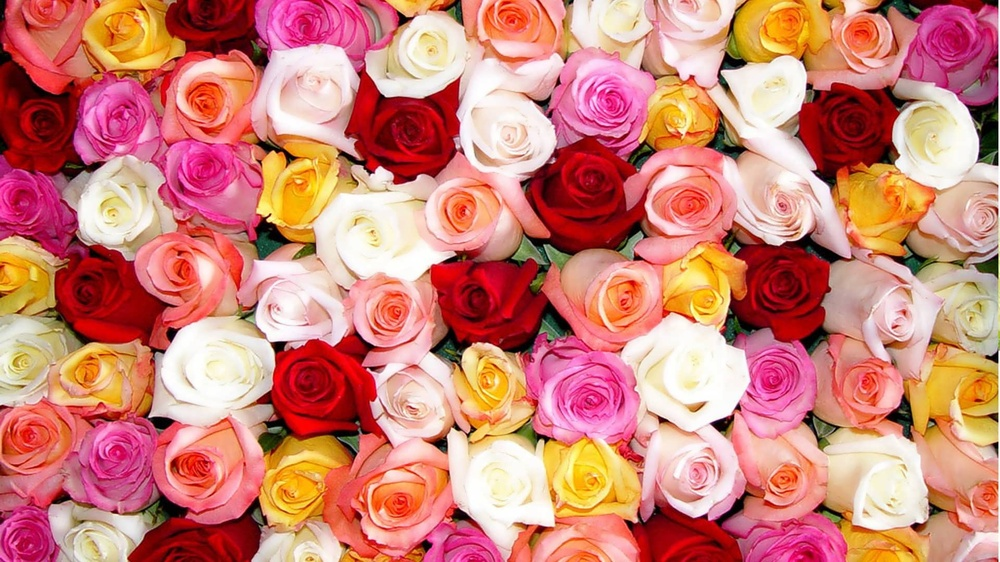
#> input picture images/flowers.jpg, 1000 x 562 px, shrunk from 1920 x 1080 before the run
$ jupyter execute '3. Color Spaces.ipynb'
#> lines starting #> are read from the running program, lines starting #| are printed output that depends on the picture
# **Color Spaces**

In this lesson we'll learn to:
1. View the individual channels of an RGB Image
2. Manipulate a color space
3. Introduce HSV Color Spaces

[cell 1]
# Our Setup, Import Libaries, Create our Imshow Function
import cv2
import numpy as np
from matplotlib import pyplot as plt

# Define our imshow function
def imshow(title = "Image", image = None, size = 10):
    w, h = image.shape[0], image.shape[1]
    aspect_ratio = w/h
    plt.figure(figsize=(size * aspect_ratio,size))
    plt.imshow(cv2.cvtColor(image, cv2.COLOR_BGR2RGB))
    plt.title(title)
    plt.show()

[cell 2]
# Load our input image
image = cv2.imread('./images/flowers.jpg')
#> image is the input picture: shape (562, 1000, 3); mean B, G, R 117.2, 129.6, 207.1

# Use cv2.split to get each color space separately
B, G, R = cv2.split(image)
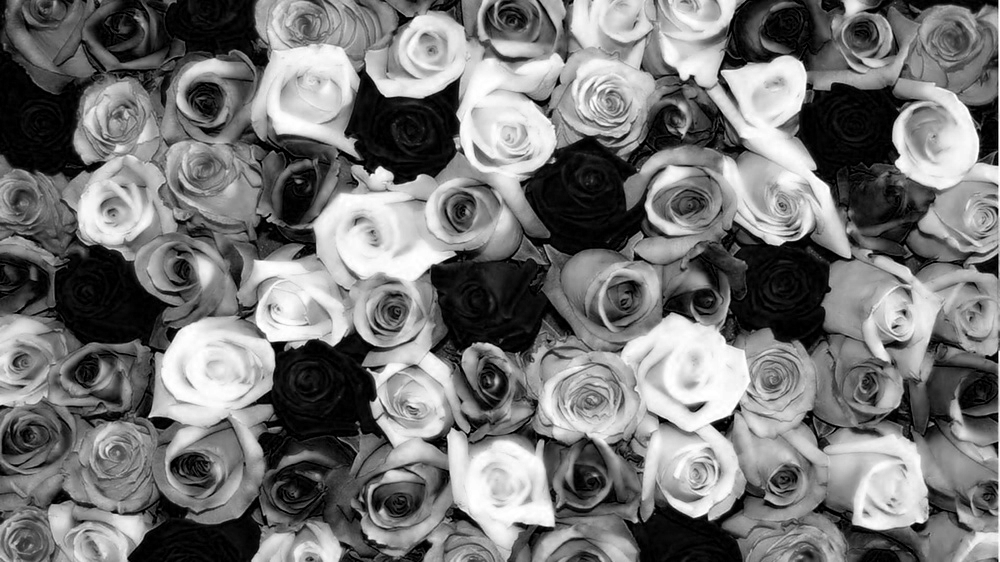
#> B: shape (562, 1000); min 0, max 255, mean 117.2
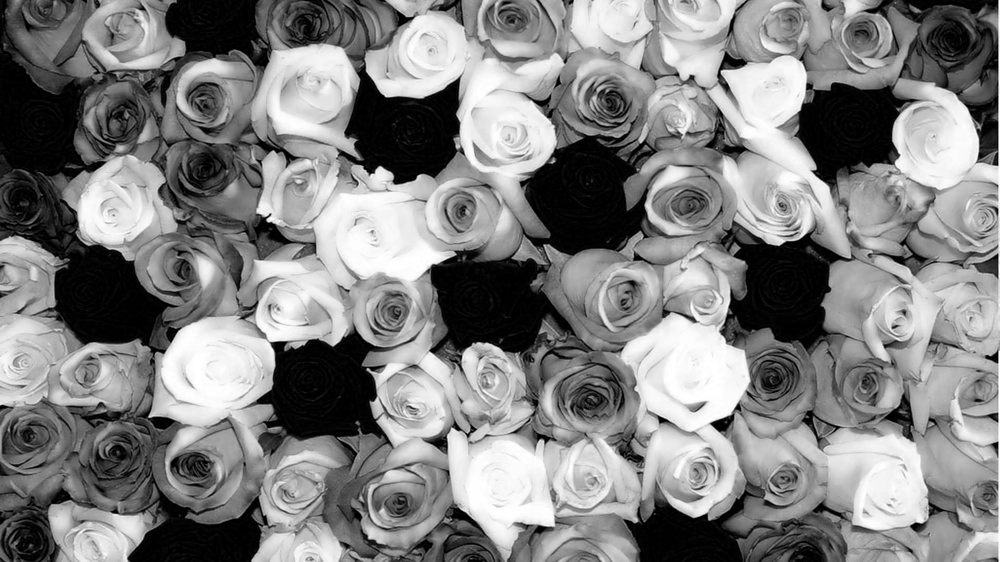
#> G: shape (562, 1000); min 0, max 255, mean 129.6
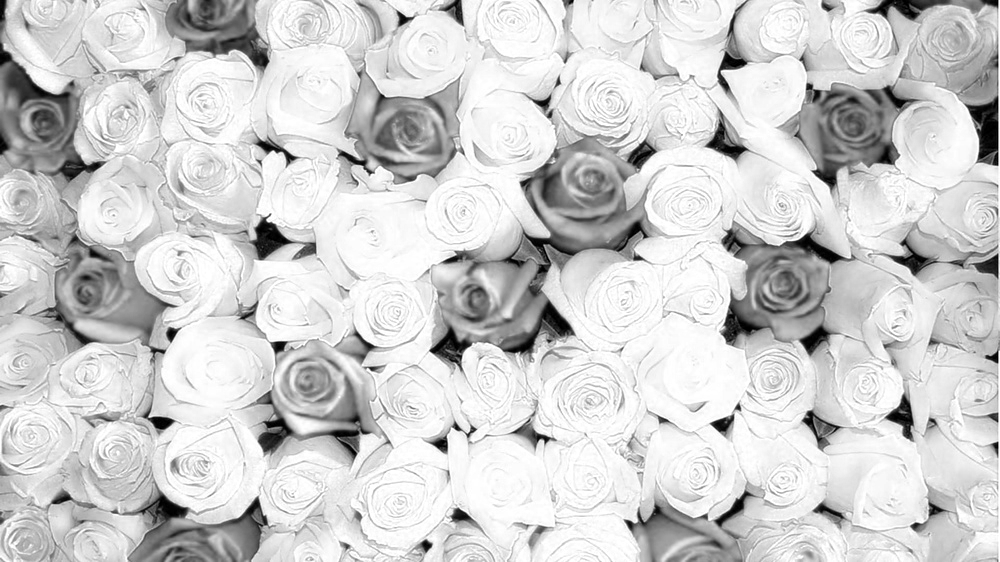
#> R: shape (562, 1000); min 0, max 255, mean 207.1
print(B.shape)
#| (562, 1000)
print(G.shape)
#| (562, 1000)
print(R.shape)
#| (562, 1000)

[cell 3]
# Each color space on it's on will look like a grayscale as it lacks the other color channels
imshow("Blue Channel Only", B)

[cell 4]
import numpy as np

# Let's create a matrix of zeros
# with dimensions of the image h x w
zeros = np.zeros(image.shape[:2], dtype = "uint8")
#                          B     G     R
imshow("Red", cv2.merge([zeros, zeros, R]))
imshow("Green", cv2.merge([zeros, G, zeros]))
imshow("Blue", cv2.merge([B, zeros, zeros]))
#> call 4 of imshow, with title = 'Blue', size = 10
#> in imshow (call 4), `plt.imshow(cv2.cvtColor(image, cv2.COLOR_BGR2RGB))`:
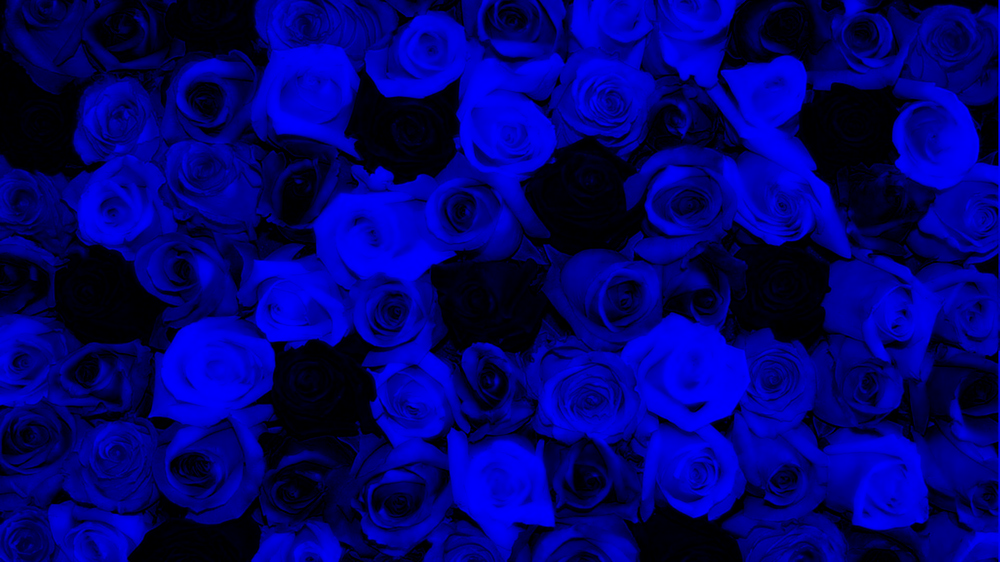
#> image: shape (562, 1000, 3); mean of channels 0, 1, 2 117.2, 0, 0; drawn as B, G, R

[cell 5]
image = cv2.imread('./images/flowers.jpg')

# OpenCV's 'split' function splites the image into each color index
B, G, R = cv2.split(image)

# Let's re-make the original image,
merged = cv2.merge([B, G, zeros])
imshow("Merged", merged)

[cell 6]
# Let's amplify the blue color
merged = cv2.merge([B+100, G, R])
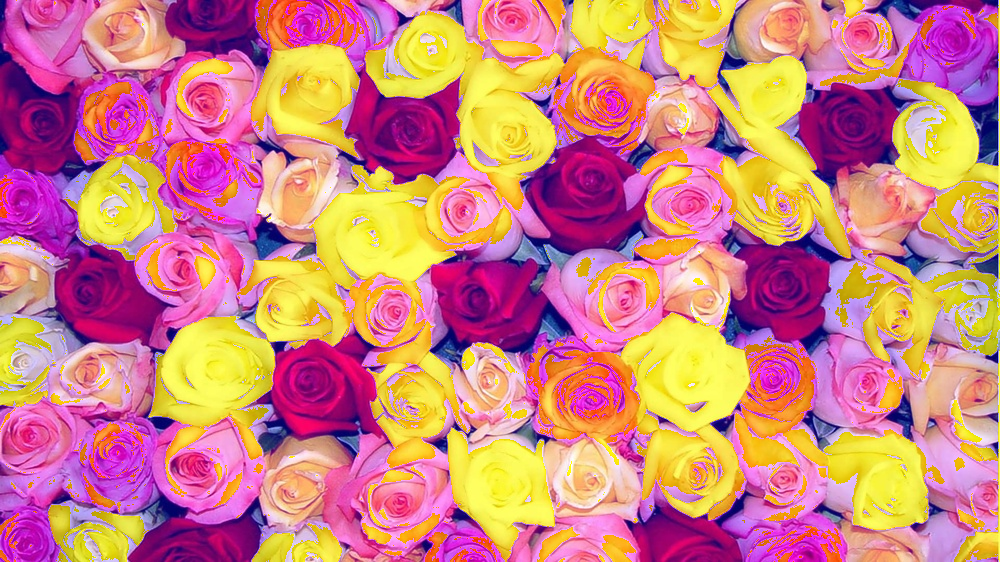
#> merged: shape (562, 1000, 3); mean B, G, R 127.4, 129.6, 207.1
imshow("Blue Boost", merged)

## **The HSV Color Space**

- Hue: 0 - 179
- Saturation: 0 - 255
- Value (Intensity): 0 - 255

[cell 7]
# Reload our image
image = cv2.imread('./images/flowers.jpg')

# Convert to HSV
hsv_image = cv2.cvtColor(image, cv2.COLOR_BGR2HSV)
#> hsv_image: shape (562, 1000, 3); mean H, S, V 70.9, 134.9, 207.3
imshow('HSV', hsv_image)
#> in imshow (call 7), `plt.show()`:
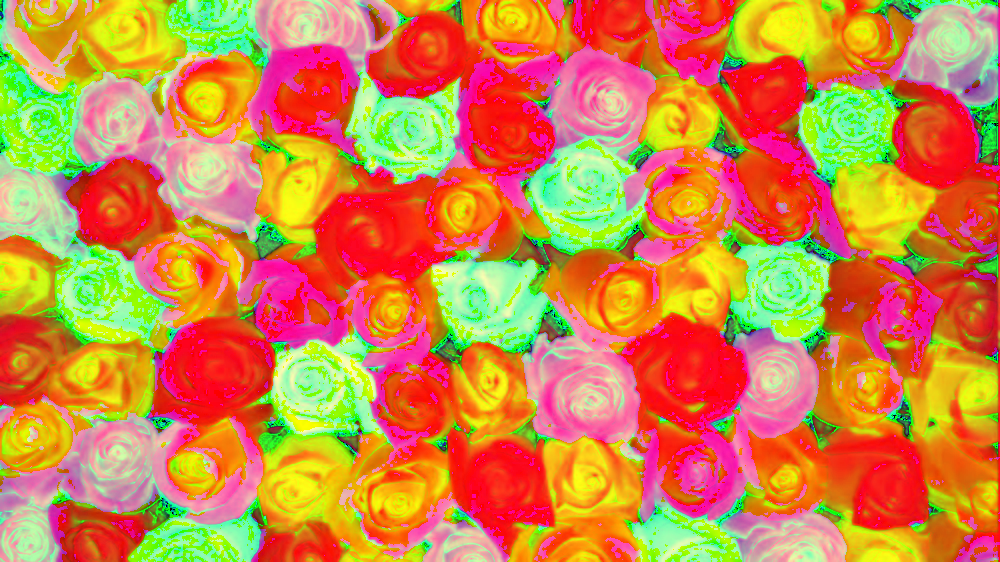
#> shown: shape (562, 1000, 3); mean R, G, B 207.3, 134.9, 70.9

#### This looks odd....why?

Because our plotting function was designed for RGB only images, not HSV

[cell 8]
H , S , V = cv2.split(hsv_image)
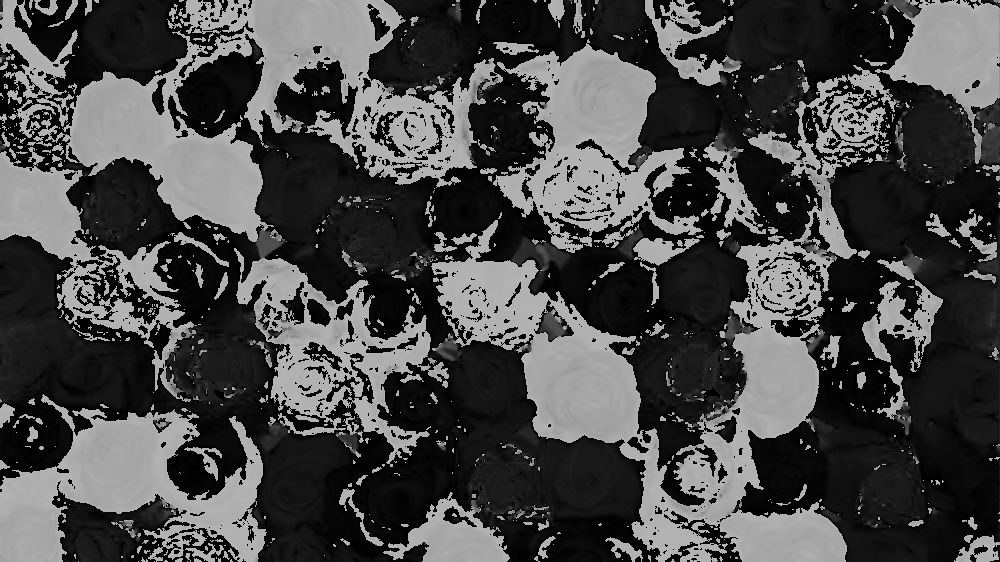
#> H: shape (562, 1000); min 0, max 179, mean 70.9
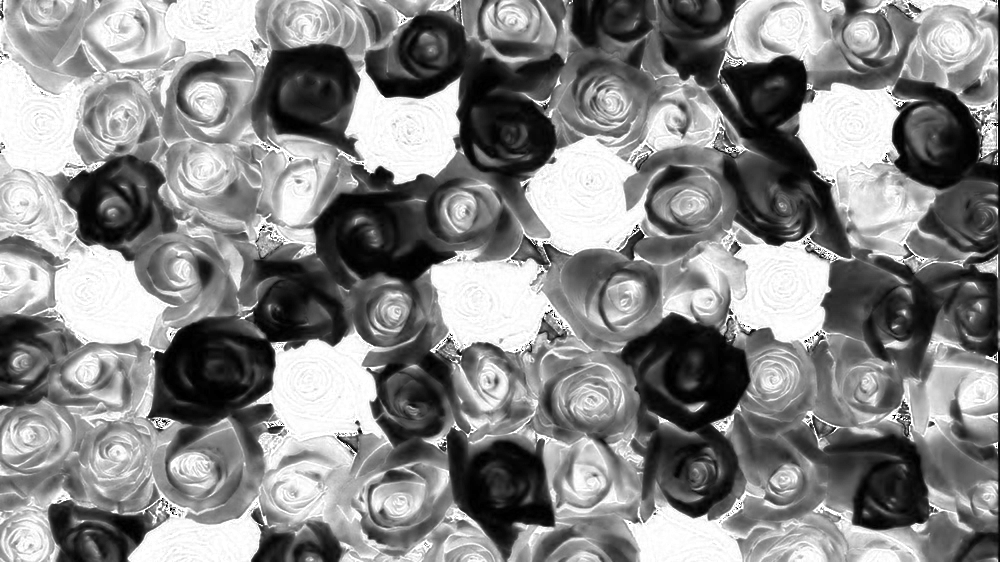
#> S: shape (562, 1000); min 0, max 255, mean 134.9
imshow("H" , cv2.cvtColor(cv2.merge([H , S , V]) , cv2.COLOR_HSV2BGR))

[cell 9]
plt.imshow(cv2.cvtColor(hsv_image, cv2.COLOR_HSV2RGB))
plt.show()

### **Let's view each channel type in the HSV Color Space representation**

[cell 10]
# Switching back to viewing the RGB representation
imshow("Hue", hsv_image[:, :, 0])
imshow("Saturation", hsv_image[:, :, 1])
imshow("Value", hsv_image[:, :, 2])
